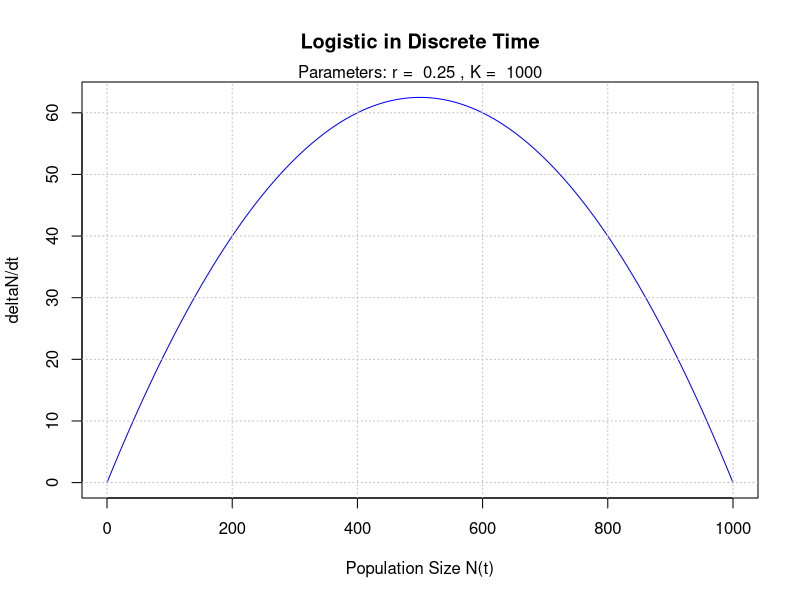
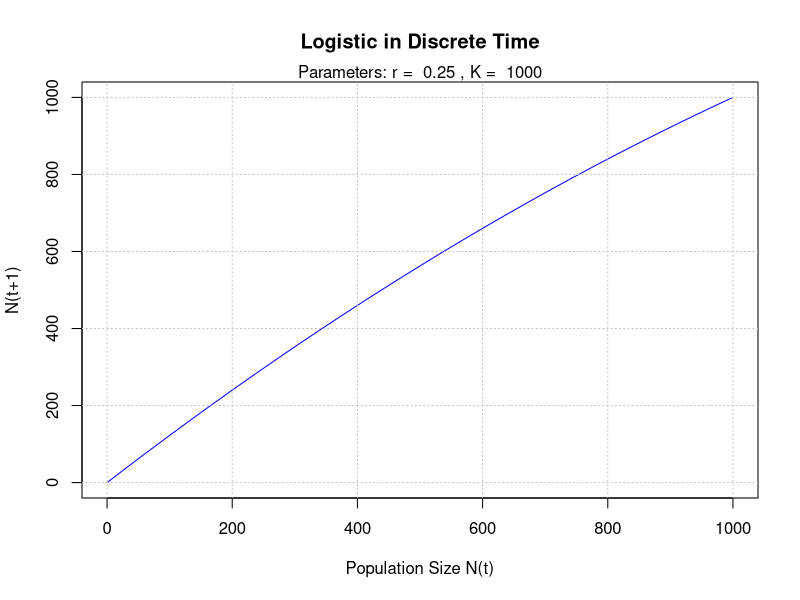
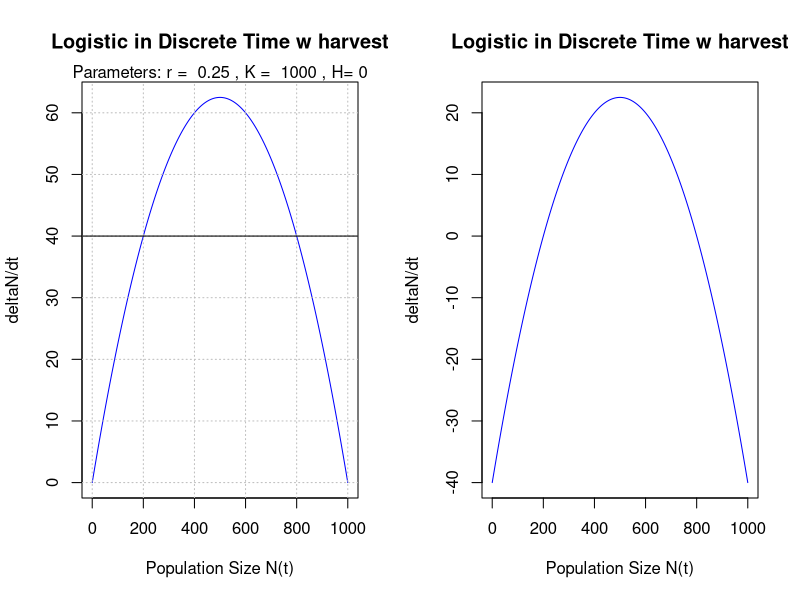

Generate these figures, in order, with R: (Note: this script raises an error after producing the figures.)

# Discrete Logistic is N(t+1) = rN(t)(1-N(t)/K) + N(t)

rm(list=ls()) #clear workspace

#Define next population size via Discrete Logistic Growth given
#intrinsic growth rate R
#Current population N
#Carrying capacity K
# Logistic Growth returns Nt+1 for a particular N
LogisticGrowth <- function(R, N, K) {
  Nnext <- R*N*(1-N/K) + N
  return(Nnext)
}

# deltaN returns the change in population size for a particular N
deltaN <- function(R, N, K) {
  delN <- R*N*(1-N/K) 
  return(delN)
}

#Define parameters
R <- 0.25#intrinsic growth rate
N <- 0:1000 #population range
K <- 1000 #carrying capacity

#calculate functions

Logisticcurve <- LogisticGrowth(R, N, K) #calculate N+1 across range of N for Logistic
delCurve <- deltaN(R,N,K) # calculate delta N across range


#Set up plot and Logistic curve
plot(N,delCurve, type="l", col="blue", xlab="Population Size N(t)", ylab="deltaN/dt",  main="Logistic in Discrete Time") 
mtext(paste("Parameters: r = ", R, ", K = ", K), side=3) #annotate plot with parameters concatenated into a strong
grid(col = "gray") # add a grid

plot(N,Logisticcurve, type="l", col="blue", xlab="Population Size N(t)", ylab="N(t+1)",  main="Logistic in Discrete Time") 
mtext(paste("Parameters: r = ", R, ", K = ", K), side=3) #annotate plot with parameters concatenated into a strong
grid(col = "gray") # add a grid

## ****  with constant harvest H  ***********************
# deltaNwH returns the change in population size for a particular N
deltaNwH <- function(R, N, K, H) {
  delNwH <- R*N*(1-N/K) - H 
  return(delNwH)
}

#Define parameters
R <- 0.25#intrinsic growth rate
N <- 0:1000 #population range
K <- 1000 #carrying capacity


par(mfrow=c(1,2))    # set the plotting area into a 1*2 array
delCurve <- deltaNwH(R,N,K, H=0) # calculate delta N across range
plot(N,delCurve, type="l", col="blue", xlab="Population Size N(t)", ylab="deltaN/dt",  main="Logistic in Discrete Time w harvest") 
mtext(paste("Parameters: r = ", R, ", K = ", K, ", H= 0"), side=3) #annotate plot with parameters concatenated into a strong
grid(col = "gray") # add a grid
abline(h=40)

delCurve <- deltaNwH(R,N,K, H=40) # calculate delta N across range
plot(N,delCurve, type="l", col="blue", xlab="Population Size N(t)", ylab="deltaN/dt",  main="Logistic in Discrete Time w harvest") 
mtext(paste("Parameters: r = ", R, ", K = ", K, ", H=", H), side=3) #annotate plot with parameters concatenated into a strong
grid(col = "gray") # add a grid
abline(h=0)

## ****  with  harvest H incteasing with N  ***********************
# deltaNwH returns the change in population size for a particular N
deltaNwNH <- function(R, N, K, H) {
  delNwNH <- R*N*(1-N/K) - H*N 
  return(delNwNH)
}

#Define parameters
R <- 0.25#intrinsic growth rate
N <- 0:1000 #population range
K <- 1000 #carrying capacity


par(mfrow=c(1,2))    # set the plotting area into a 1*2 array
delCurve <- deltaNwNH(R,N,K, H=0) # calculate delta N across range
plot(N,delCurve, type="l", col="blue", lwd=2,  xlab="Population Size N(t)", ylab="deltaN/dt",  main="Logistic in Discrete Time w harvest") 
mtext(paste("Parameters: r = ", R, ", K = ", K, ", H= 0"), side=3) #annotate plot with parameters concatenated into a strong
grid(col = "gray") # add a grid
abline(a = 0, b = 0.08)        # Add line with intercept & slope
text(500,20, "Harvest rate")


delCurve <- deltaNwNH(R,N,K, H=0.03) # calculate delta N across range
plot(N,delCurve, type="l", col="blue", lwd=2, xlab="Population Size N(t)", ylab="deltaN/dt",  main="Logistic in Discrete Time w harvest") 
mtext(paste("Parameters: r = ", R, ", K = ", K, ", H=0.03N"), side=3) #annotate plot with parameters concatenated into a strong
grid(col = "gray") # add a grid
abline(h=0)

